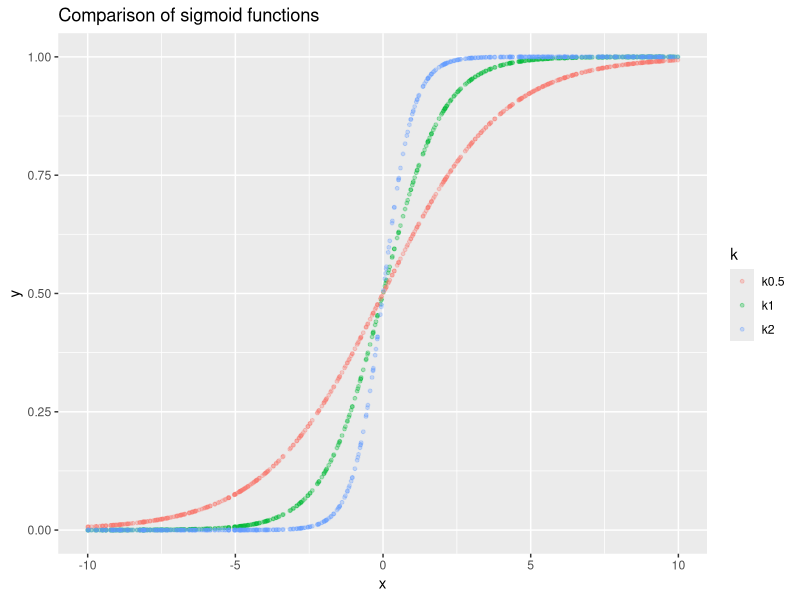

R code for this plot:
require(ggplot2)
require(tidyr)

sigmoid <- function(x, k) {
  return(1 / (1 + exp(k * -x)))
}

dat <- data.frame(x = runif(500) * 20 - 10)
dat$k1 <- sigmoid(dat$x, k = 1)
dat$k0.5 <- sigmoid(dat$x, k = 0.5)
dat$k2 <- sigmoid(dat$x, k = 2)

dat <- gather(dat, k1:k2, key="k", value="y")

ggplot(dat) + 
  geom_point(aes(x, y, color = k), size = 1, alpha = .3) +
  ggtitle("Comparison of sigmoid functions")
  